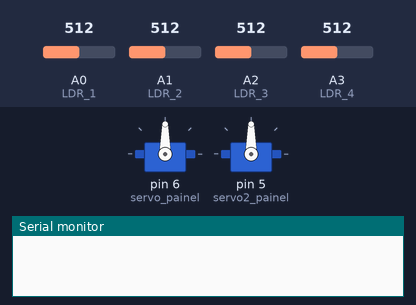
This sketch was run on a simulated Arduino Uno, built with avr-gcc and run on an emulated ATmega328P. Shown: 2 × servo, the last lines printed to the serial monitor. Inputs (shaded band) come from the test bench; at power-on: A0 (LDR_1) = 512, A1 (LDR_2) = 512, A3 (LDR_4) = 512, A2 (LDR_3) = 512.

Above: at 1.5 s.
1.6 s: A0 (LDR_1) set to 716
At 2.57 s:
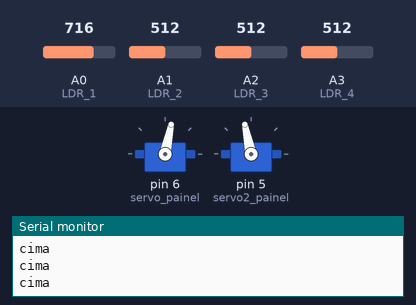
4.6 s: A1 (LDR_2) set to 992
At 4.6 s:
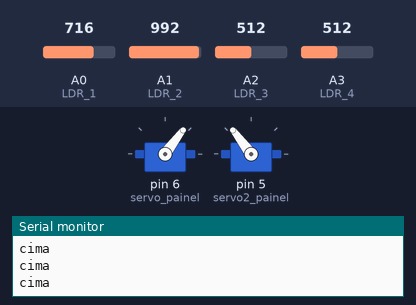
6.5 s: A3 (LDR_4) set to 455
8.0 s: A3 (LDR_4) set to 429
At 8.94 s:
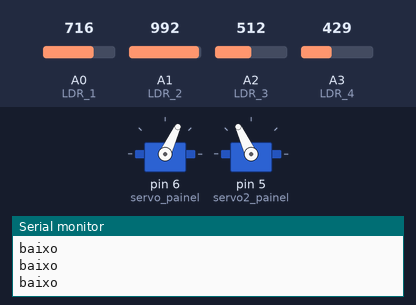
11.0 s: A3 (LDR_4) set to 169
14.0 s: A3 (LDR_4) set to 306
At 17.9 s:
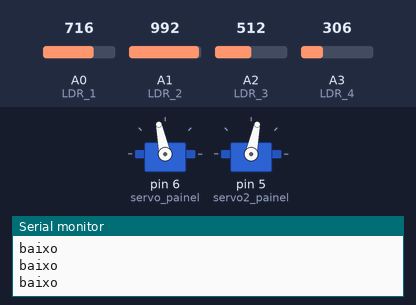
Timing chart, 0 to 20.9 s (numbered marks = the images above; inputs shaded):
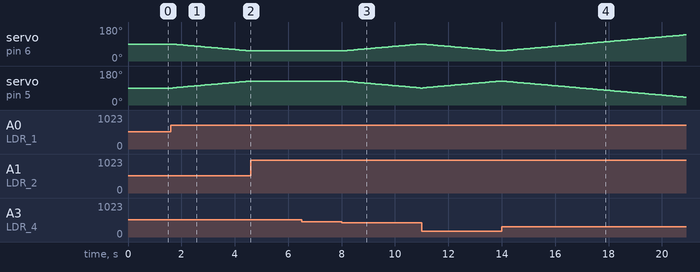

Measured:
- the behaviour switches between 441 and 440 on A3 (LDR_4) (found by bisection; images 2 and 3)
- after the input at 1.6 s, servo on pin 6 (servo_painel): moves from 90° to 53° over 2.9 s, starting after 0.07 s; servo on pin 5 (servo2_painel): moves from 90° to 127° over 2.9 s, starting after 0.07 s
- after the input at 4.6 s, servo on pin 6 (servo_painel): stays 53° (without the input it goes to 52° after 0.06 s); servo on pin 5 (servo2_painel): stays 127° (without the input it goes to 128° after 0.06 s)
- after the input at 8.0 s, servo on pin 6 (servo_painel): moves from 53° to 90° over 2.9 s, starting after 0.05 s; servo on pin 5 (servo2_painel): moves from 127° to 90° over 2.9 s, starting after 0.05 s

The sketch:

Tcc1.ino
```cpp
#include <Servo.h>
#define LDR_1 A0
#define LDR_2 A1
#define LDR_3 A2
#define LDR_4 A3
#define servo_painel 6
#define servo2_painel 5

//Variaveis
int P_Spoint = 90;  //Ângulo de inicial do servo_painel
int P_Spoint2 = 90;

float superior = 0;
float inferior = 0;

float margem_superior = 1023 * 0.7;
float margem_inferior = 1023 * 0.7;

Servo servos_painel;  //Associação da Biblioteca Servo para o servo_painel
Servo servos2_painel;

void setup() {
  //Inicia a comunicação Serial com o Arduino
  Serial.begin(9600);

  //Setagem dos Servos, posição Ângulo inicial
  servos_painel.attach(servo_painel);
  servos2_painel.attach(servo2_painel);

  servos_painel.write(P_Spoint);
  servos2_painel.write(P_Spoint2);
  delay(300);

  //Definição de Entrada para leitura de Tensão dos LDRs
  pinMode(LDR_1, INPUT);
  pinMode(LDR_2, INPUT);
  pinMode(LDR_3, INPUT);
  pinMode(LDR_4, INPUT);
}

void loop() {
  /*Looping While para verificação a diferença de
  incidência luminosa nos LDRs, se não estiverem em seu valor
  mínimo unido a tolerância, esse que é lido com 5 volts*/

  //Chamando a Função para verificar as condições seguintes
  med_Var();

  //Limitador da Posição do Servo, 179º max e 1 min
  if (P_Spoint > 179) P_Spoint = 179;
  if (P_Spoint < 1) P_Spoint = 1;

  if (P_Spoint2 > 179) P_Spoint2 = 179;
  if (P_Spoint2 < 1) P_Spoint2 = 1;

  //Condições Painel
  if (superior >= margem_superior or inferior >= margem_inferior) {
    Serial.println("Parado");
  }

  else {
    if (superior > inferior) {
      P_Spoint = --P_Spoint;
      P_Spoint2 = ++P_Spoint2;
      Serial.println("cima");
    }


    if (inferior > superior) {
      P_Spoint = ++P_Spoint;
      P_Spoint2 = --P_Spoint2;
      Serial.println("baixo");
    }
  }
  servos_painel.write(P_Spoint);
  servos2_painel.write(P_Spoint2);
  delay(80);
}

//Criação de uma função de leitura das tensões dos LDRs
void med_Var() {
  //Variáveis para guardar o valor de tensão lido
  float Tensao1 = analogRead(LDR_1);
  float Tensao2 = analogRead(LDR_2);
  float Tensao3 = analogRead(LDR_3);
  float Tensao4 = analogRead(LDR_4);

  /*Cálculo da intensidade luminosa, superior LDR1 e LDR3,
  inferior LDR2 e LDR4, junto a adição de uma tolerância em porcentagem*/
  superior = (Tensao1 + Tensao3) / 2;
  inferior = (Tensao2 + Tensao4) / 2;
}
```
